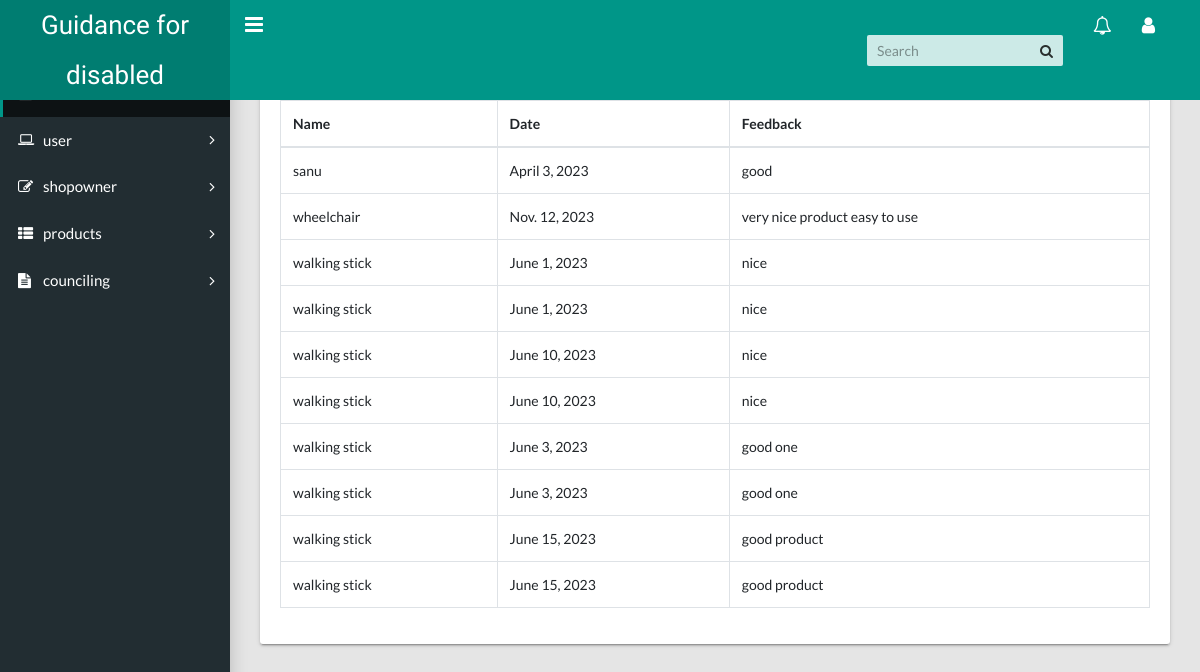
The page /admin_view_feedback on the database its author committed.
### disabled/models.py (models this page shows, shortened)
class feedback(models.Model):
    name=models.CharField(max_length=20)
    feedback=models.CharField(max_length=30)
    date=models.DateField(max_length=20)
    user_id=models.ForeignKey(userreg,on_delete=models.CASCADE)
    status=models.CharField(max_length=20)

### disabled/views.py (the view)
# urls.py: path("admin_view_feedback",views.admin_view_feedback,name="admin_view_feedback"),
def admin_view_feedback(request):
    data=feedback.objects.all()
    return render(request,'feedback.html',{'data':data})

### disabled/templates/feedback.html (shortened to what this page needs)
<!DOCTYPE html>
<html lang="en">
  <head>
    <link rel="stylesheet" type="text/css" href="../static/css/main.css">
    <link rel="stylesheet" type="text/css" href="https://maxcdn.bootstrapcdn.com/font-awesome/4.7.0/css/font-awesome.min.css">
  </head>
  <body class="app sidebar-mini">
    <header class="app-header"><a class="app-header__logo" href="{% url 'admin_feedback' %}">Guidance for disabled</a>
      <a class="app-sidebar__toggle" href="#" data-toggle="sidebar" aria-label="Hide Sidebar"></a>
      <ul class="app-nav">
        <li class="app-search">
          <input class="app-search__input" type="search" placeholder="Search">
          <button class="app-search__button"><i class="fa fa-search"></i></button>
        </li>
        <li class="dropdown"><a class="app-nav__item" href="#" data-toggle="dropdown" aria-label="Show notifications"><i class="fa fa-bell-o fa-lg"></i></a>
        </li>
        <li class="dropdown"><a class="app-nav__item" href="#" data-toggle="dropdown" aria-label="Open Profile Menu"><i class="fa fa-user fa-lg"></i></a>
        </li>
      </ul>
    </header>
    <aside class="app-sidebar">
      <ul class="app-menu">
        <li><a class="app-menu__item active" href="{% url 'admin_dashboard' %}"><span class="app-menu__label">Dashboard</span></a></li>
        <li class="treeview"><a class="app-menu__item" href="#" data-toggle="treeview"><i class="app-menu__icon fa fa-laptop"></i><span class="app-menu__label">user</span><i class="treeview-indicator fa fa-angle-right"></i></a>
        </li>
        <li class="treeview"><a class="app-menu__item" href="#" data-toggle="treeview"><i class="app-menu__icon fa fa-edit"></i><span class="app-menu__label">shopowner</span><i class="treeview-indicator fa fa-angle-right"></i></a>
        </li>
        <li class="treeview"><a class="app-menu__item" href="#" data-toggle="treeview"><i class="app-menu__icon fa fa-th-list"></i><span class="app-menu__label">products</span><i class="treeview-indicator fa fa-angle-right"></i></a>
        </li>
        <li class="treeview"><a class="app-menu__item" href="#" data-toggle="treeview"><i class="app-menu__icon fa fa-file-text"></i><span class="app-menu__label">counciling</span><i class="treeview-indicator fa fa-angle-right"></i></a>
        </li>
    </aside>
    <main class="app-content">
        <div class="row">
          <div class="col-md-12">
            <div class="tile">
              <div class="tile-body">
                <div class="table-responsive">
                  <table class="table table-hover table-bordered" id="sampleTable">
                    <thead>
                      <tr>
                        <th>Name</th>
                         <th>Date</th>
                        <th>Feedback</th>
                      </tr>
                    </thead>
                    <tbody>
                      {% for i in data %}
                      <tr>
                        <td>{{i.name}}</td>
                        <td>{{i.date}}</td>
                        <td> {{i.feedback}}</td>
                      </tr>
                      {% endfor %}
                    </tbody>
                  </table>
                </div>
              </div>
            </div>
          </div>
        </div>
      </main>
  </body>
</html>

### rows shown on the page
feedback: name "sanu", date "April 3, 2023", feedback "good"
feedback: name "wheelchair", date "Nov. 12, 2023", feedback "very nice product easy to use"
feedback: name "walking stick", date "June 1, 2023", feedback "nice"
feedback: name "walking stick", date "June 1, 2023", feedback "nice"
feedback: name "walking stick", date "June 10, 2023", feedback "nice"
feedback: name "walking stick", date "June 10, 2023", feedback "nice"
feedback: name "walking stick", date "June 3, 2023", feedback "good one"
feedback: name "walking stick", date "June 3, 2023", feedback "good one"
feedback: name "walking stick", date "June 15, 2023", feedback "good product"
feedback: name "walking stick", date "June 15, 2023", feedback "good product"
